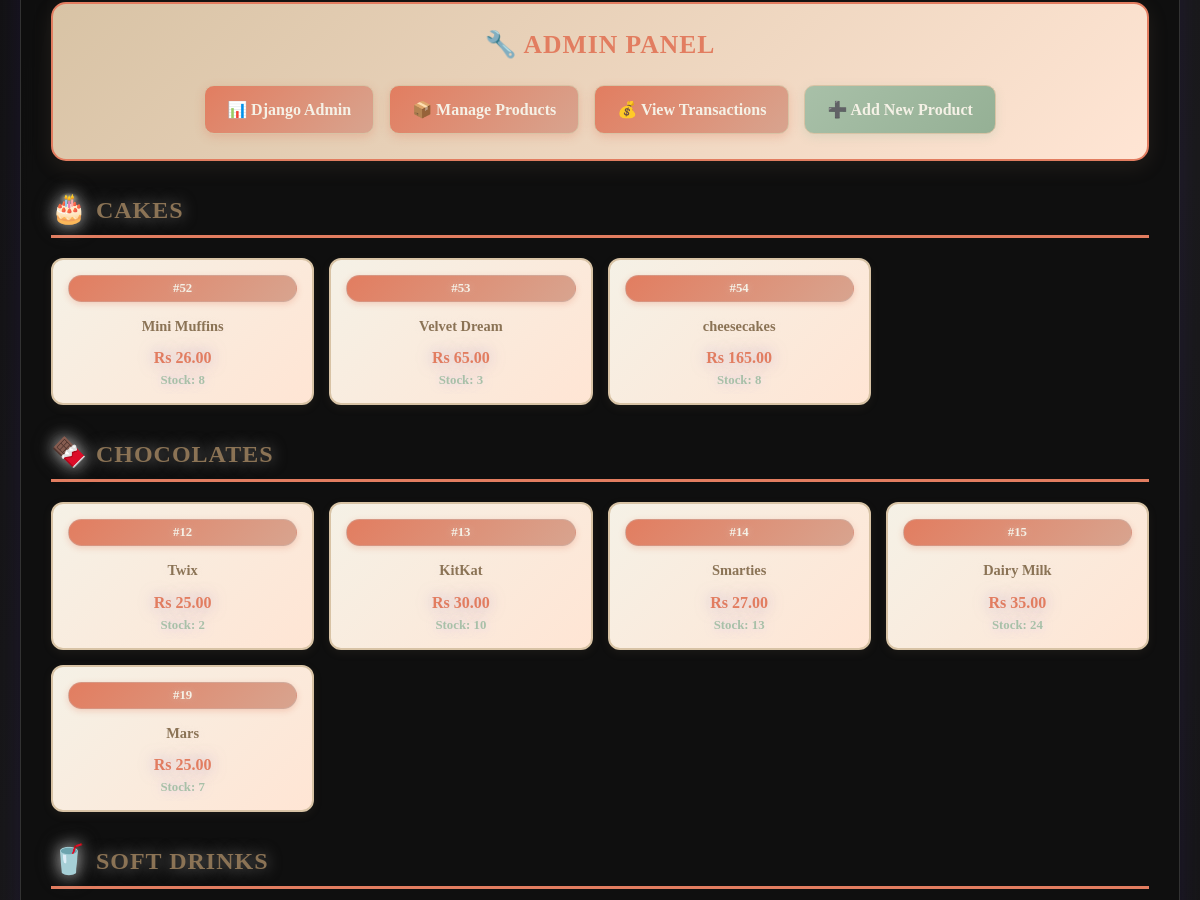
Before: / (middle part) with the older database file.
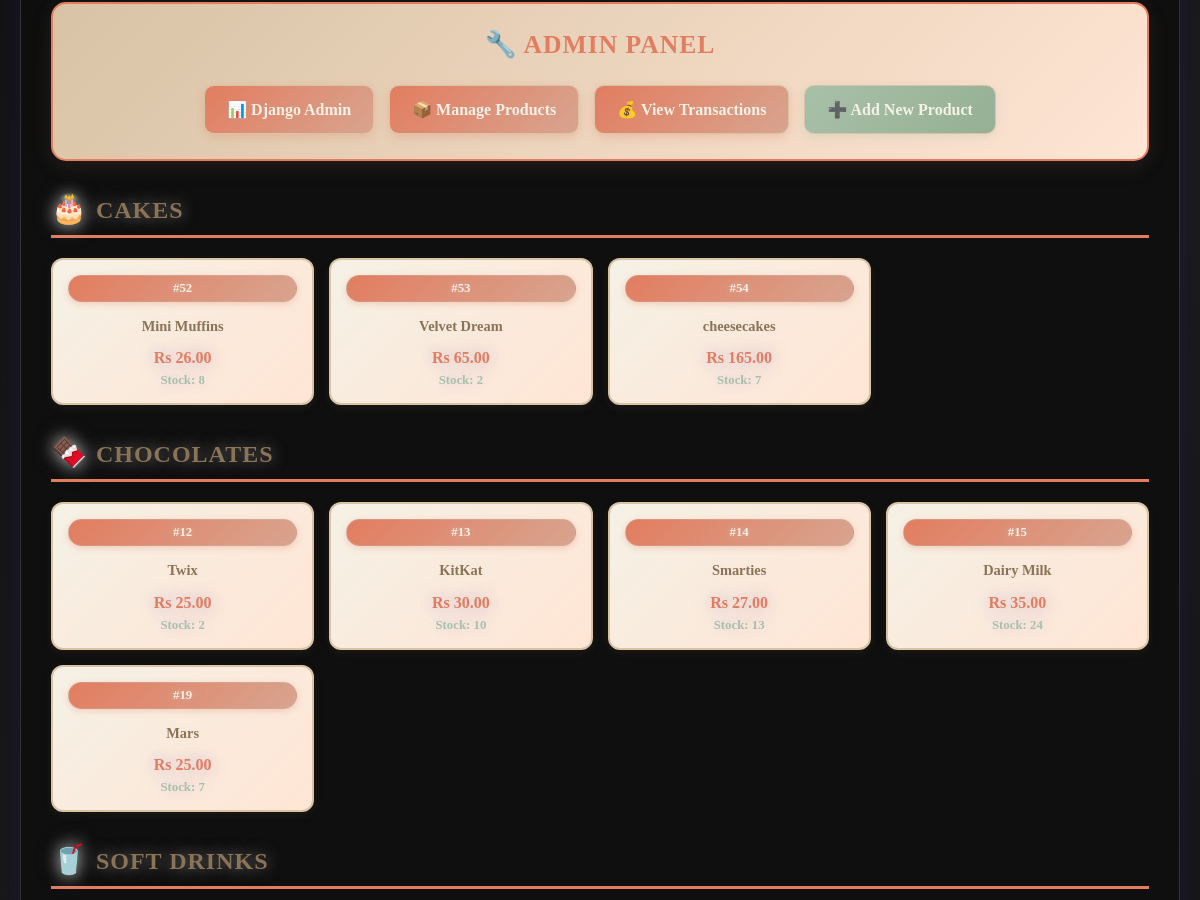
After: the same page with the newer database file.
### vending/models.py (models this page shows, shortened)
class Product(models.Model):
    PRODUCT_TYPES = [
        ('CAKE', '🎂 Cakes'),
        ('CHOCOLATE', '🍫 Chocolates'),
        ('DRINK', '🥤 Soft Drinks'),
    ]
    product_id = models.CharField(max_length=10, unique=True)
    name = models.CharField(max_length=100)
    price = models.DecimalField(max_digits=5, decimal_places=2)
    quantity = models.IntegerField(default=0)
    product_type = models.CharField(max_length=10, choices=PRODUCT_TYPES)
    image = models.CharField(max_length=200, blank=True, null=True)
    @property  # Add this decorator to make it a property
    def is_available(self):
        return self.quantity > 0

### vending/views.py (the view)
# urls.py: path('', views.vending_machine, name='vending_machine'),
def vending_machine(request):
    cakes = Product.objects.filter(product_type='CAKE')
    chocolates = Product.objects.filter(product_type='CHOCOLATE')
    drinks = Product.objects.filter(product_type='DRINK')
    context = {
        'cakes': cakes,
        'chocolates': chocolates,
        'drinks': drinks,
    }
    return render(request, 'vending/machine.html', context)

### vending/templates/vending/machine.html (shortened to what this page needs)
<!DOCTYPE html>
<html lang="en">
<head>
    {% load static %}
    <link rel="stylesheet" href="{% static 'css/simple.css' %}">
</head>
<body>
    <div class="container">
        <div class="admin-panel">
            <h2>🔧 ADMIN PANEL</h2>
            <div class="admin-buttons">
                <a href="/admin/" class="admin-btn" target="_blank">
                    📊 Django Admin
                </a>
                <a href="/admin/vending/product/" class="admin-btn" target="_blank">
                    📦 Manage Products
                </a>
                <a href="/admin/vending/transaction/" class="admin-btn" target="_blank">
                    💰 View Transactions
                </a>
                <a href="/admin/vending/product/add/" class="admin-btn secondary" target="_blank">
                    ➕ Add New Product
                </a>
            </div>
        </div>
        <div class="product-section">
            <h2 class="section-title"><span class="section-emoji">🎂</span>CAKES</h2>
            <div class="product-grid">
                {% for product in cakes %}
                <div class="product-card {% if not product.is_available %}out-of-stock{% endif %}"
                     onclick="selectProduct('{{ product.product_id }}', '{{ product.name }}', {{ product.price }}, {{ product.quantity }})">
                    <div class="product-id">#{{ product.product_id }}</div>
                    <div class="product-name">{{ product.name }}</div>
                    <div class="product-price">Rs {{ product.price }}</div>
                    {% if product.is_available %}
                        <div class="product-quantity">Stock: {{ product.quantity }}</div>
                    {% else %}
                        <div class="out-of-stock-label">OUT OF STOCK</div>
                    {% endif %}
                </div>
                {% endfor %}
            </div>
        </div>
        <div class="product-section">
            <h2 class="section-title"><span class="section-emoji">🍫</span>CHOCOLATES</h2>
            <div class="product-grid">
                {% for product in chocolates %}
                <div class="product-card {% if not product.is_available %}out-of-stock{% endif %}"
                     onclick="selectProduct('{{ product.product_id }}', '{{ product.name }}', {{ product.price }}, {{ product.quantity }})">
                    <div class="product-id">#{{ product.product_id }}</div>
                    <div class="product-name">{{ product.name }}</div>
                    <div class="product-price">Rs {{ product.price }}</div>
                    {% if product.is_available %}
                        <div class="product-quantity">Stock: {{ product.quantity }}</div>
                    {% else %}
                        <div class="out-of-stock-label">OUT OF STOCK</div>
                    {% endif %}
                </div>
                {% endfor %}
            </div>
        </div>
        <div class="product-section">
            <h2 class="section-title"><span class="section-emoji">🥤</span>SOFT DRINKS</h2>
        </div>
    </div>
</body>
</html>

### static/css/simple.css (style rules this page uses)
:root { --primary: #c0c0c0; --secondary: #2d1b69; --accent: #e8e8e8; --success: #9b87d4; --warning: #d4c2ff; --light: #1a1a1a; --dark: #0f0f0f; --glow: 0 0 20px rgba(192, 192, 192, 0.4); --glow-success: 0 0 20px rgba(155, 135, 212, 0.4); --glow-warning: 0 0 20px rgba(212, 194, 255, 0.4); --glow-accent: 0 0 20px rgba(232, 232, 232, 0.4); }
* { margin: 0; padding: 0; box-sizing: border-box; }
body { background: linear-gradient(135deg, #0f0f0f 0%, #1a1a1a 50%, #0f0f0f 100%); color: #e8e8e8; font-family: 'Segoe UI', Tahoma, Geneva, Verdana, sans-serif; margin: 0; padding: 20px; min-height: 100vh; background-attachment: fixed; }
.container { max-width: 1200px; margin: 20px auto; background: rgba(15, 15, 15, 0.95); border-radius: 20px; box-shadow: 0 0 30px rgba(45, 27, 105, 0.3); padding: 30px; backdrop-filter: blur(10px); border: 1px solid rgba(192, 192, 192, 0.2); }
.section-title { color: #e8e8e8; border-bottom: 3px solid var(--primary); padding-bottom: 12px; margin: 40px 0 25px 0; font-size: 1.8em; text-transform: uppercase; letter-spacing: 1px; text-shadow: 0 0 15px rgba(192, 192, 192, 0.6); }
.section-emoji { font-size: 1.4em; margin-right: 12px; filter: drop-shadow(0 0 8px rgba(192, 192, 192, 0.5)); }
.product-grid { display: grid; grid-template-columns: repeat(auto-fit, minmax(280px, 1fr)); gap: 25px; margin: 25px 0; }
.product-card { background: linear-gradient(135deg, #1a1a1a, #2d1b69); border: 2px solid rgba(192, 192, 192, 0.3); padding: 25px; border-radius: 15px; transition: all 0.3s ease; text-align: center; position: relative; box-shadow: 0 0 15px rgba(45, 27, 105, 0.2); }
.product-id { background: linear-gradient(135deg, #2d1b69, #3a2a7a); color: #e8e8e8; padding: 8px 16px; border-radius: 20px; font-weight: bold; display: inline-block; margin-bottom: 12px; font-size: 1em; box-shadow: 0 0 15px rgba(45, 27, 105, 0.4); border: 1px solid rgba(192, 192, 192, 0.3); text-shadow: 0 0 8px rgba(232, 232, 232, 0.4); }
.product-name { color: #e8e8e8; font-size: 1.3em; margin: 15px 0; font-weight: 600; text-shadow: 0 0 10px rgba(232, 232, 232, 0.4); }
.product-price { color: var(--success); font-size: 1.5em; font-weight: bold; margin: 10px 0; text-shadow: 0 0 15px rgba(155, 135, 212, 0.6); }
.product-quantity { color: var(--warning); font-size: 1.1em; font-weight: bold; text-shadow: 0 0 10px rgba(212, 194, 255, 0.5); }

Changed rows visible on the page:
changed Product "Velvet Dream": quantity "3" → "2"
changed Product "cheesecakes": quantity "8" → "7"
